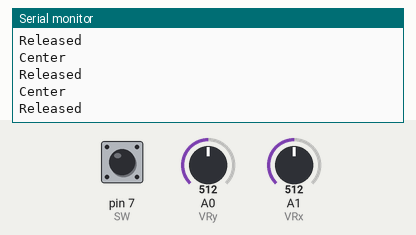
A sketch run on a simulated Arduino Uno, built with avr-gcc and run on an emulated ATmega328P. Parts: the last lines printed to the serial monitor. The test bench sets the inputs (shaded band); at power-on: A0 (VRy) = 512, A1 (VRx) = 512, pin 7 (SW) HIGH.

Above: at 1.2 s.
1.3 s: A0 (VRy) set to 716
At 1.41 s:
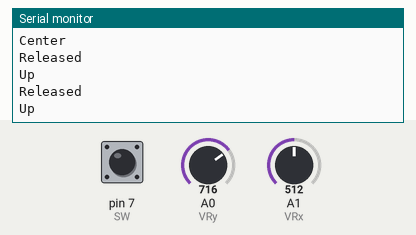
2.9 s: A1 (VRx) set to 306
At 3.32 s:
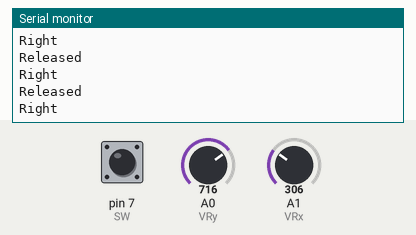
4.5 s: pin 7 (SW) pulled LOW for 0.15 s
At 4.53 s:
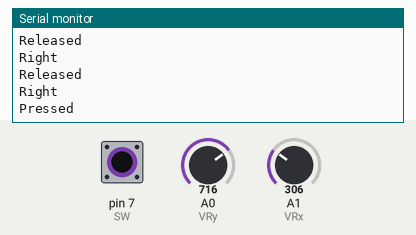
6.1 s: A0 (VRy) set to 306
At 6.33 s:
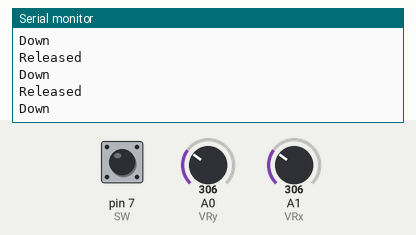
7.7 s: A1 (VRx) set to 900
At 9.04 s:
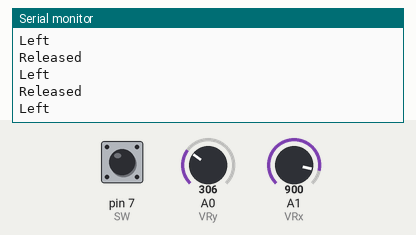

Measured:
- after the input at 1.3 s, the serial monitor: prints a new line at once (image 1)
- after the input at 2.9 s, the serial monitor: prints a new line at once (image 2)
- after the input at 4.5 s, the serial monitor: prints a new line at once (image 3)
- after the input at 6.1 s, the serial monitor: prints a new line at once (image 4)
- after the input at 7.7 s, the serial monitor: prints a new line at once (image 5)

The sketch:

joystic.ino
```cpp
#define centerX 512
#define centerY 512

#define threshold 100

// ジョイスティックのピン定義
const int VRx = A1;  // X軸
const int VRy = A0;  // Y軸
const int SW = 7;    // ボタン

void setup() {
  pinMode(SW, INPUT_PULLUP); // ボタンをプルアップモードで設定
  Serial.begin(9600);        // シリアル通信を開始
}

void loop() {
  int xValue = analogRead(VRx); // X軸の値を取得
  int yValue = analogRead(VRy); // Y軸の値を取得
  int buttonState = digitalRead(SW); // ボタンの状態を取得（押下でLOW）

  if (abs(xValue - centerX) < threshold && abs(yValue - centerY) < threshold) {
    Serial.println("Center");
  }
  else {
    // X軸（左右）方向をチェック
    if (abs(xValue - centerX) > abs(yValue - centerY)) {  // X軸が強い場合
      if (xValue < centerX - threshold) {
        Serial.println("Right");  // 左に動くと "Right"（位置が逆転）
      } else if (xValue > centerX + threshold) {
        Serial.println("Left");   // 右に動くと "Left"
      }
    }
    // Y軸（上下）方向をチェック
    else {  // Y軸が強い場合
      if (yValue < centerY - threshold) {
        Serial.println("Down");  // 上に動くと "Down"（位置が逆転）
      } else if (yValue > centerY + threshold) {
        Serial.println("Up");    // 下に動くと "Up"
      }
    }
  }

  // シリアルモニタに出力
  /*
  Serial.print(xValue);
  Serial.print("\t");
  Serial.print(yValue);
  Serial.print("\t");
  */
  Serial.println(buttonState == LOW ? "Pressed" : "Released");

  delay(100); // 100ms待機
}
```
